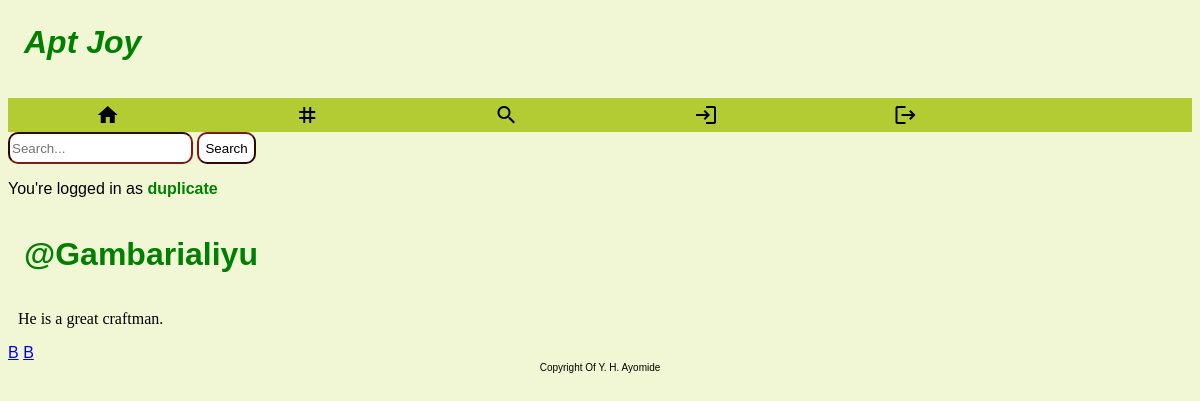
Page /flower/gambarialiyu/ (signed in) on the committed database.
### dup10/models.py (models this page shows, shortened)
class Flower(models.Model):
    title = models.CharField(max_length=255, default= "")
    description = models.TextField(default='')
    slug = models.SlugField(blank=True, default='')
    category = models.ForeignKey(Category, null=True, on_delete=models.PROTECT)
    tags = models.ManyToManyField(Tag)
    added = models.DateTimeField(default= dt.datetime.now())
    comments = models.ManyToManyField(Comments)

class Tag(models.Model): # < here
    title = models.CharField(max_length=255, default='')
    slug = models.SlugField(blank=True, default='') # < here
    def __str__(self):
        return self.title

### dup10/views.py (the view)
# urls.py: path('flower/<slug:slug>/', myapp_views.detail, name='detail'),
def detail(request, slug=None):
    flower = get_object_or_404(Flower, slug=slug)
    return render(request, 'dup10/detail.html', {'flower':flower})

### dup10/templates/dup10/detail.html
{% extends "base/base.html" %}
{% load static %}
{% block content %}
    <div>
        <div>
            <h1>{{flower.title}}</h1>
            <p class="det">{{flower.description}}</p>
            {% for tag in flower.tags.all %}
                <a href="#" class="card-link">{{ tag }}</a>
            {% endfor %}
            {% for tag in flower.tags.all %}
                <a href="{% url 'tags' tag.slug %}" class="card-link">{{ tag }}</a>
            {% endfor %}
        </div>
    </div>
{% endblock %}

### base/templates/base/base.html (shortened to what this page needs)
{% load static%}<link rel="stylesheet" href="{% static 'base/css/site.css'%}">
<!DOCTYPE html>
<html lang="en">
<head>
</head>
<body>
    <h1 class="head1"><i>Apt Joy</i></h1>
    <nav>
        <div class="navar">
            <a href="{% url 'index' %}"><i class="material-icons">home</i></a>
            <a href=""><i class="material-icons">tag</i></a>
            <a href=""><i class=material-icons>search</i></a>
            <a href="{% url 'account_login' %}"><i class="material-icons">login</i></a>
            <a href="{% url 'account_logout' %}"><i class="material-icons">logout</i></a>
        </div>
        <form action="/" method="get" class="form-inline mt-2 mt-md-0">
            <input id="q" name="q" value="{{ request.GET.q }}" class="for" type="text" placeholder="Search..." aria-label="Search">
            <button class="fo" type="submit">Search</button>
        </form>
    </nav>
    <p>You're logged in as <strong class ="loguser">{{user}}</strong></p>
    <div>
        {% block content %}{% endblock %}
    </div>
</body>
<footer class="footer">
    <div>
        <span>
            Copyright Of Y. H. Ayomide
        </span>
    </div>
</footer>
</html>

### base/static/base/css/site.css (style rules this page uses)
body { padding-top: none; background-color: hsl(70,70%,90%); font-family:sans-serif; }
h1 { color: green; padding: 1rem; }
.head1 { font-size:2rem; }
.footer { text-align: center; font-size: 10px; padding:None; }
.det { text-indent:10px; font-size:1rem; font-family:serif; font-style:none; color:black; }
.for { height:2rem; border-radius:10px; border-color:hsl(0,68%,30%); }
.fo { height:2rem; border-radius:10px; border-color:hsl(0,68%,30%); background-color:hsl(150,100%,100%); }
.navar { list-style-type: none; margin:0; padding:0; display:block; background-color:hsl(70,60%,50%); overflow:hidden; }
.navar a { float: left; color: black; text-align: center; padding: 5px 5px; text-decoration: none; font-size: 17px; width:16%; }
.loguser { color:green; }

### rows in the picture
Flower: title "@Gambarialiyu", description "He is a great craftman."
Tag: title "B"

### other values in the picture
{{ user }} "duplicate"
